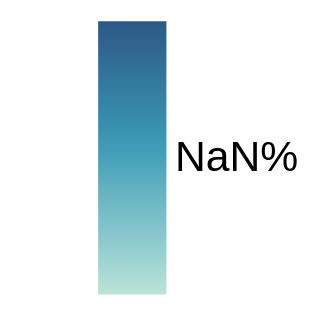

Vega-Lite specification for this chart:
### Vega-Lite specification from a JSON file in a GitHub repository (floating-point values rounded to 4 significant figures)
{"$schema": "https://vega.github.io/schema/vega-lite/v5.json", "title": {"text": "", "subtitle": ""}, "data": {"name": "main"}, "width": {"step": 56}, "height": {"step": 40}, "encoding": {"x": {"field": "period", "type": "ordinal", "title": null, "axis": {"grid": false}}, "y": {"field": "cohort", "type": "ordinal", "title": null, "axis": {"grid": false}}}, "layer": [{"mark": {"type": "rect"}, "encoding": {"color": {"field": "value", "type": "quantitative", "title": null, "scale": {"scheme": "tealblues"}, "legend": {"format": ".0%"}}}}, {"mark": {"type": "text", "fontSize": 10}, "encoding": {"text": {"field": "value", "type": "quantitative", "format": ".0%"}, "color": {"condition": {"test": "datum.value >= 0.7", "value": "white"}, "value": "#1F2937"}}}]}
